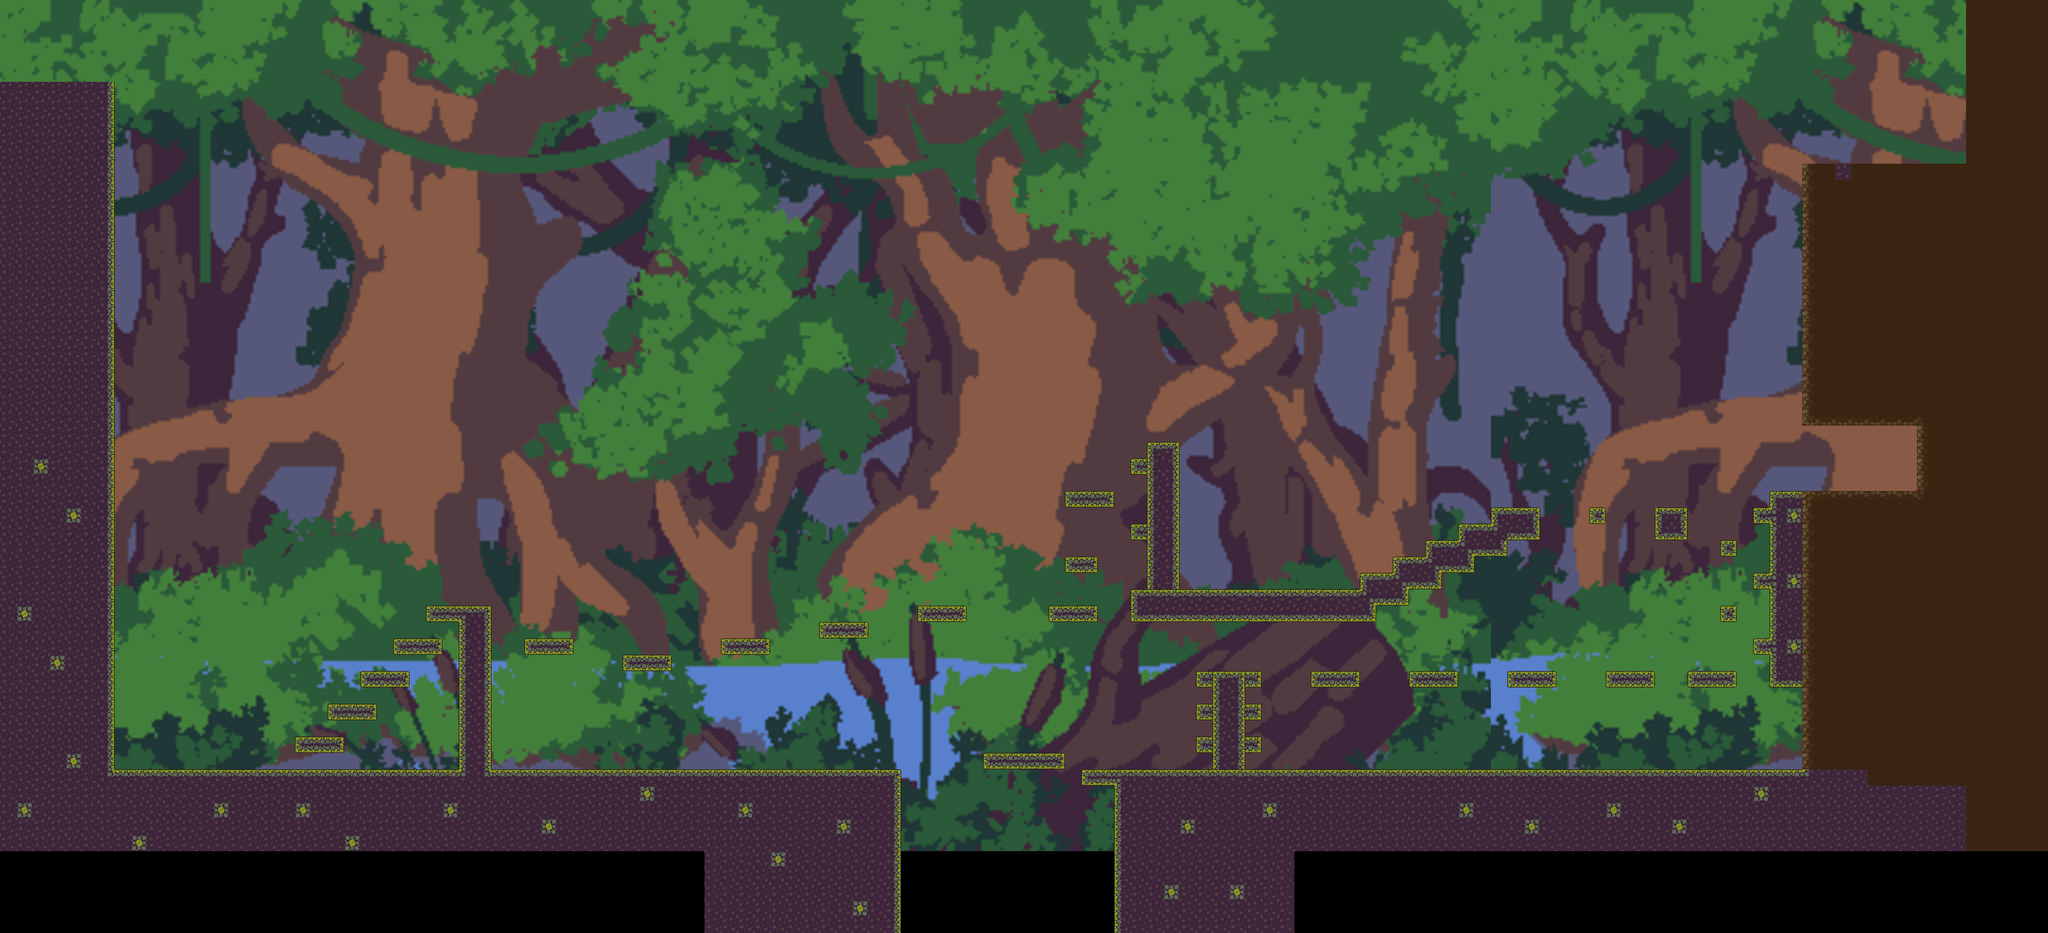

This game map was drawn from its Tiled (.tmx) file and the tilesets committed beside it. A one-line description and the trimmed map source follow:
An orthogonal 125x57 tile map with 32x32 px tiles, 2 tile layers (backg, Suelo), 30 tilesets and 100 objects (29x st, 25x picos1, 17x arbu, 7x arbol, 5x enemy1, ...).

<map version="1.10" tiledversion="1.11.0" orientation="orthogonal" renderorder="right-down" width="125" height="57" tilewidth="32" tileheight="32" infinite="0" nextlayerid="11" nextobjectid="357">
 <tileset firstgid="1" name="mona china 1" tilewidth="32" tileheight="32" tilecount="1" columns="1">
  <image source="../../graphics/Protagonist/mona china 1.png" trans="ff00ff" width="32" height="32" />
 </tileset>
 <tileset firstgid="2" name="Tileset" tilewidth="32" tileheight="32" tilecount="60" columns="10">
  <image source="../../graphics/TilesOfMap/1 Tiles/Tileset.png" trans="ff00ff" width="320" height="192" />
 </tileset>
 <tileset firstgid="62" name="backgg" tilewidth="32" tileheight="32" tilecount="4836" columns="93">
  <image source="../../graphics/Background/backgg.png" trans="ff00ff" width="3000" height="1688" />
 </tileset>
 <tileset firstgid="4898" name="Tile_12" tilewidth="32" tileheight="32" tilecount="1" columns="1">
  <image source="../../graphics/TilesOfMap/1 Tiles/Tile_12.png" trans="ff00ff" width="32" height="32" />
 </tileset>
 <tileset firstgid="4899" name="meta" tilewidth="32" tileheight="32" tilecount="1" columns="1">
  <image source="../../graphics/Background/meta.png" trans="ff00ff" width="32" height="32" />
 </tileset>
 <tileset firstgid="4900" name="arbol" tilewidth="104" tileheight="135" tilecount="1" columns="1">
  <image source="../../graphics/Background/arbol.png" trans="ff00ff" width="104" height="135" />
 </tileset>
 <tileset firstgid="4901" name="dam" tilewidth="64" tileheight="64" tilecount="1" columns="1">
  <image source="../../graphics/Background/dam.png" trans="ff00ff" width="64" height="64" />
 </tileset>
 <tileset firstgid="4902" name="gre" tilewidth="64" tileheight="64" tilecount="1" columns="1">
  <image source="../../graphics/Background/gre.png" trans="ff00ff" width="64" height="64" />
 </tileset>
 <tileset firstgid="4903" name="jos" tilewidth="64" tileheight="64" tilecount="1" columns="1">
  <image source="../../graphics/Background/jos.png" trans="ff00ff" width="64" height="64" />
 </tileset>
 <tileset firstgid="4904" name="mig" tilewidth="64" tileheight="64" tilecount="1" columns="1">
  <image source="../../graphics/Background/mig.png" trans="ff00ff" width="64" height="64" />
 </tileset>
 <tileset firstgid="4905" name="nao" tilewidth="64" tileheight="64" tilecount="1" columns="1">
  <image source="../../graphics/Background/nao.png" trans="ff00ff" width="64" height="64" />
 </tileset>
 <tileset firstgid="4906" name="rox" tilewidth="64" tileheight="64" tilecount="1" columns="1">
  <image source="../../graphics/Background/rox.png" trans="ff00ff" width="64" height="64" />
 </tileset>
 <tileset firstgid="4907" name="flechaa" tilewidth="13" tileheight="21" tilecount="1" columns="1">
  <image source="../../graphics/Background/flechaa.png" trans="ff00ff" width="13" height="21" />
 </tileset>
 <tileset firstgid="4908" name="flechab" tilewidth="13" tileheight="21" tilecount="1" columns="1">
  <image source="../../graphics/Background/flechab.png" trans="ff00ff" width="13" height="21" />
 </tileset>
 <tileset firstgid="4909" name="derecha" tilewidth="16" tileheight="21" tilecount="1" columns="1">
  <image source="../../graphics/Background/derecha.png" trans="ff00ff" width="16" height="21" />
 </tileset>
 <tileset firstgid="4910" name="arbu" tilewidth="29" tileheight="15" tilecount="1" columns="1">
  <image source="../../graphics/Background/arbu.png" trans="ff00ff" width="29" height="15" />
 </tileset>
 <tileset firstgid="4911" name="arbust" tilewidth="63" tileheight="27" tilecount="1" columns="1">
  <image source="../../graphics/Background/arbust.png" trans="ff00ff" width="63" height="27" />
 </tileset>
 <tileset firstgid="4912" name="rocab" tilewidth="31" tileheight="31" tilecount="1" columns="1">
  <image source="../../graphics/Background/rocab.png" trans="ff00ff" width="31" height="31" />
 </tileset>
 <tileset firstgid="4913" name="rocag" tilewidth="63" tileheight="59" tilecount="1" columns="1">
  <image source="../../graphics/Background/rocag.png" trans="ff00ff" width="63" height="59" />
 </tileset>
 <tileset firstgid="4914" name="st" tilewidth="12" tileheight="12" tilecount="1" columns="1">
  <image source="../../graphics/Background/st.png" trans="ff00ff" width="12" height="12" />
 </tileset>
 <tileset firstgid="4915" name="pa" tilewidth="17" tileheight="16" tilecount="1" columns="1">
  <image source="../../graphics/Background/pa.png" trans="ff00ff" width="17" height="16" />
 </tileset>
 <tileset firstgid="4916" name="enemy1" tilewidth="64" tileheight="64" tilecount="1" columns="1">
  <image source="../../graphics/enemies/enemy1.png" trans="ff00ff" width="64" height="64" />
 </tileset>
 <tileset firstgid="4917" name="ded" tilewidth="5" tileheight="6" tilecount="1" columns="1">
  <image source="../../graphics/Background/ded.png" trans="ff00ff" width="5" height="6" />
 </tileset>
 <tileset firstgid="4918" name="picos1" tilewidth="32" tileheight="32" tilecount="1" columns="1">
  <image source="../../graphics/Background/picos1.png" trans="ff00ff" width="32" height="32" />
 </tileset>
 <tileset firstgid="4919" name="picos3" tilewidth="32" tileheight="32" tilecount="1" columns="1">
  <image source="../../graphics/Background/picos3.png" trans="ff00ff" width="32" height="32" />
 </tileset>
 <tileset firstgid="4920" name="picos2" tilewidth="32" tileheight="32" tilecount="1" columns="1">
  <image source="../../graphics/Background/picos2.png" trans="ff00ff" width="32" height="32" />
 </tileset>
 <tileset firstgid="4921" name="linternal" tilewidth="32" tileheight="64" tilecount="1" columns="1">
  <image source="../../graphics/Background/linternal.png" trans="ff00ff" width="32" height="64" />
 </tileset>
 <tileset firstgid="4922" name="victoria" tilewidth="32" tileheight="64" tilecount="1" columns="1">
  <image source="../../graphics/Background/victoria.png" trans="ff00ff" width="32" height="64" />
 </tileset>
 <tileset firstgid="4923" name="suelo" tilewidth="32" tileheight="32" tilecount="256" columns="16">
  <image source="../../graphics/TilesOfMap/suelo.png" trans="ff00ff" width="512" height="512" />
 </tileset>
 <tileset firstgid="5179" name="mancha" tilewidth="50" tileheight="50" tilecount="1" columns="1">
  <image source="../../graphics/Background/mancha.png" trans="ff00ff" width="50" height="50" />
 </tileset>
 <layer id="3" name="backg" width="125" height="57">
  <data>[7125 cells, 6240 non-empty, 4732 distinct tile ids]</data>
 </layer>
 <layer id="1" name="Suelo" width="125" height="57">
  <data>[7125 cells, 1752 non-empty, 29 distinct tile ids]</data>
 </layer>
 <objectgroup id="5" name="Backgtras">
  <properties>
   <property name="platfrom" type="object" value="0" />
  </properties>
  <object id="234" name="picos1" gid="4918" x="960" y="1504" width="32" height="32" />
  <object id="235" name="picos1" gid="4918" x="992" y="1504" width="32" height="32" />
  <object id="236" name="picos1" gid="4918" x="1024" y="1504" width="32" height="32" />
  <object id="237" name="picos1" gid="4918" x="1056" y="1504" width="32" height="32" />
  <object id="238" name="picos1" gid="4918" x="1088" y="1504" width="32" height="32" />
  <object id="239" name="picos1" gid="4918" x="1120" y="1504" width="32" height="32" />
  <object id="240" name="picos1" gid="4918" x="1152" y="1504" width="32" height="32" />
  <object id="241" name="picos1" gid="4918" x="1184" y="1504" width="32" height="32" />
  <object id="242" name="picos1" gid="4918" x="1216" y="1504" width="32" height="32" />
  <object id="243" name="picos1" gid="4918" x="1248" y="1504" width="32" height="32" />
  <object id="244" name="picos1" gid="4918" x="1280" y="1504" width="32" height="32" />
  </objectgroup>
 <objectgroup id="4" name="enemies">
  <!-- 15 objects omitted --></objectgroup>
 <objectgroup id="2" name="Objetos">
  <!-- 10 objects omitted --></objectgroup>
</map>
<!-- 89 of 100 objects omitted -->
